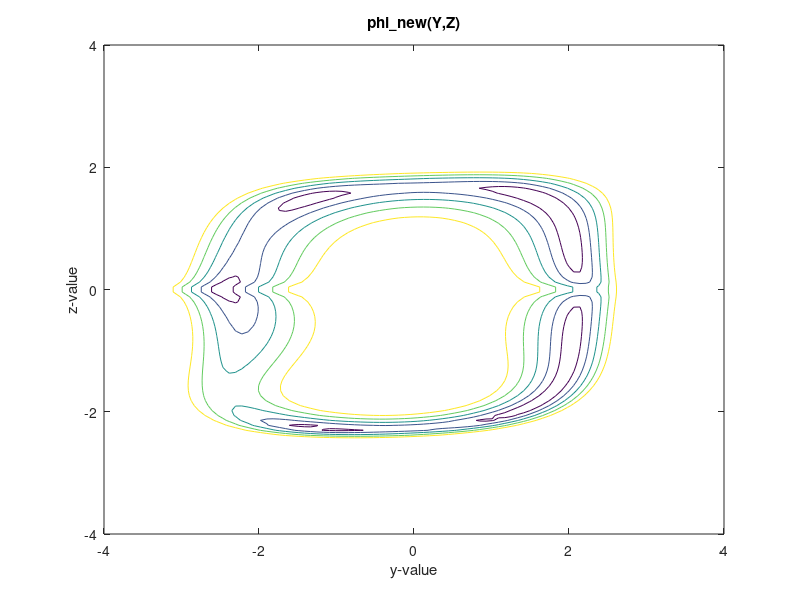

The MATLAB script that drew this image:
% 13.2-6
% a
f1 = @(x,y,z) sin(x)+y.^2+log(abs(z))-3;
f2 = @(x,y,z) 3*x+2.^y-z.^3;
f3 = @(x,y,z) x.^2+y.^2+z.^3-6;
phi = @(xv) sqrt(f1(xv(1),xv(2),xv(3)).^2+...
    f2(xv(1),xv(2),xv(3)).^2+f3(xv(1),xv(2),xv(3)).^2);
[xmin,pmin] = fminsearch(phi,[1,0,1]);

% b
xnew = @(y,z) (-2.^y+z.^3)./3;
f1new = @(y,z) sin(xnew(y,z))+y.^2+log(abs(z))-3;
f3new = @(y,z) (xnew(y,z)).^2+y.^2+z.^3-6;
y = linspace(-4,4,100);
z = linspace(-4,4,100);
[Y,Z] = meshgrid(y,z);
phi_b = @(v1,v2) sqrt(f1new(v1,v2).^2+f3new(v1,v2).^2);
contour(Y,Z,phi_b(Y,Z),0:1:5);
xlabel('y-value');
ylabel('z-value');
title('phi\_new(Y,Z)');
shg

% c 
phi_c = @(xv) sqrt(f1new(xv(1),xv(2)).^2+f3new(xv(1),xv(2)).^2);
xnmin = [];
pnmin = [];
[xnmin(1,:),pnmin(1)] = fminsearch(phi_c,[-1.5,1.5]);
[xnmin(2,:),pnmin(2)] = fminsearch(phi_c,[-2.2,0]);
[xnmin(3,:),pnmin(3)] = fminsearch(phi_c,[-1.5,-2.2]);
[xnmin(4,:),pnmin(4)] = fminsearch(phi_c,[-1,-2.2]);
[xnmin(5,:),pnmin(5)] = fminsearch(phi_c,[1,-2.2]);
[xnmin(6,:),pnmin(6)] = fminsearch(phi_c,[1.5,-1.5]);
[xnmin(7,:),pnmin(7)] = fminsearch(phi_c,[1.8,2]);
disp("      x-value      y-value      z-value    phi-value")
disp([xnew(xnmin(:,1),xnmin(:,2)) xnmin pnmin'])

